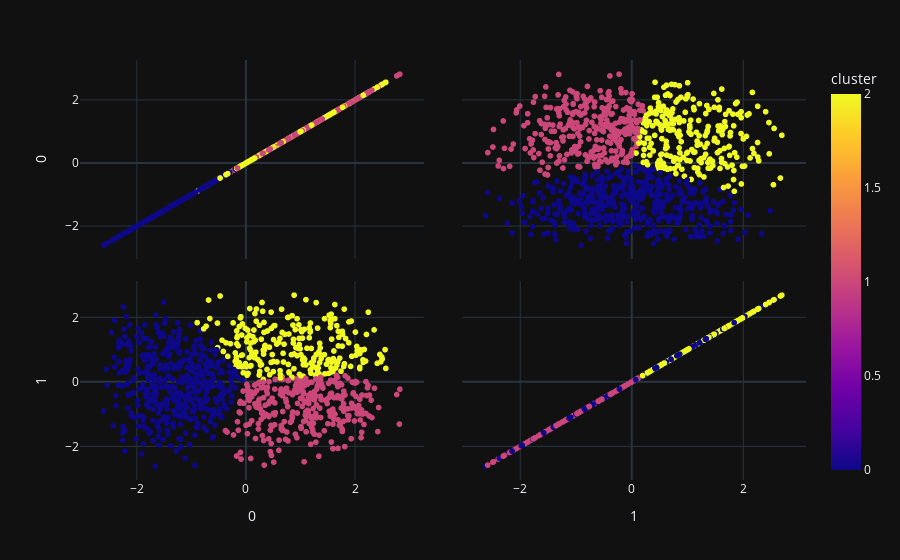

Source (notebook cell):
### Code cell
fig = px.scatter_matrix(frdf, dimensions=[0, 1], color='cluster')
fig.show()

### Figure 1 — Plotly figure (JSON) as saved in the notebook; plotly's stock layout.template omitted (floating-point values rounded to 4 significant figures; data arrays with more than 128 entries replaced by an {"elided": "..."} marker saying what was removed)
{"data": [{"dimensions": [{"axis": {"matches": true}, "label": "0", "values": {"elided": "1000 float values"}}, {"axis": {"matches": true}, "label": "1", "values": {"elided": "1000 float values"}}], "hovertemplate": "%{xaxis.title.text}=%{x}<br>%{yaxis.title.text}=%{y}<br>cluster=%{marker.color}<extra></extra>", "legendgroup": "", "marker": {"color": {"elided": "1000 int values"}, "coloraxis": "coloraxis", "symbol": "circle"}, "name": "", "showlegend": false, "type": "splom"}], "layout": {"coloraxis": {"colorbar": {"title": {"text": "cluster"}}, "colorscale": [[0, "#0d0887"], [0.1111, "#46039f"], [0.2222, "#7201a8"], [0.3333, "#9c179e"], [0.4444, "#bd3786"], [0.5556, "#d8576b"], [0.6667, "#ed7953"], [0.7778, "#fb9f3a"], [0.8889, "#fdca26"], [1, "#f0f921"]]}, "dragmode": "select", "legend": {"tracegroupgap": 0}, "margin": {"t": 60}}}
